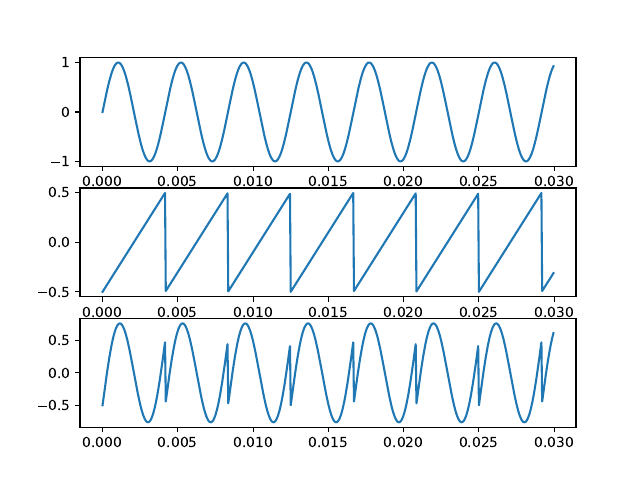

This chart was generated by the following Python code:
import numpy as np
import matplotlib.pyplot as plt

def semnal_sin(t, f):
    return np.sin(2 * np.pi * f * t)


def semnal_sawtooth(t, f):
    T = 1 / f
    return np.mod(time, T) / T - 0.5

time = np.arange(0, 0.03, 0.00005)
frecv = 240
sig_sawtooth = semnal_sawtooth(time, frecv)
sig_sin = semnal_sin(time, frecv)
sig_sum = sig_sin + sig_sawtooth

fig, ax = plt.subplots(3)
ax[0].plot(time, sig_sin)
ax[1].plot(time, sig_sawtooth)
ax[2].plot(time, sig_sum)
fig.savefig("ex4.pdf")
plt.show()